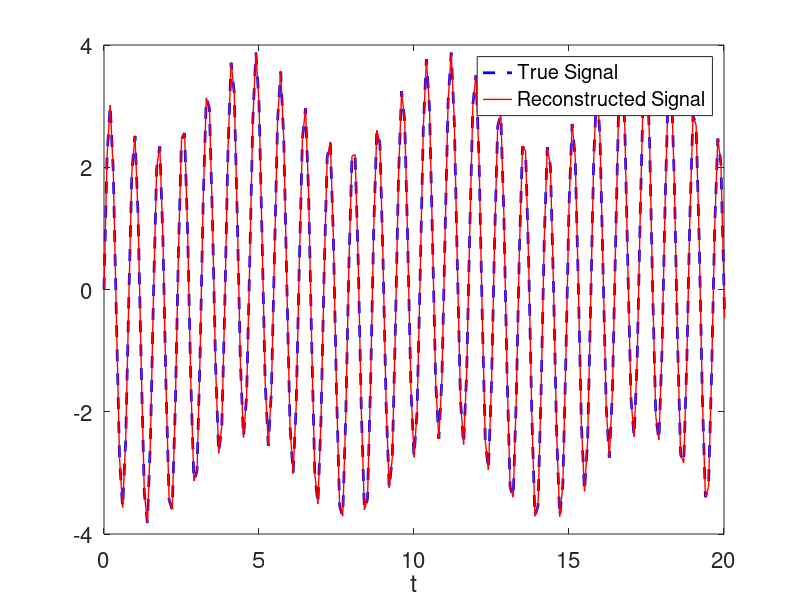

The MATLAB source for this figure: (Note: this script raises an error after producing the figure.)
% -------------------------------------------------------------------------
% Time-Delay Coordinate Dynamic Mode Decomposition
%
% ADD DESCRIPTION HERE
%
% Author: Jason J. Bramburger
% -------------------------------------------------------------------------

%% Simple synthetic example -----------------------------------------------
% Applying delay-cordinate DMD to a simple signal which is a linear 
%  span of sines and cosines with random frequencies between 0 and 20.  

% Clean workspace
clear all; close all; clc

% Generate data
dt = 0.1;
t = 0:dt:40;
numOsc = 2; 
x = zeros(1,length(t));

% Randomize frequencies and choice of sine or cosine
om = randi([0 20],numOsc,1);
sin_or_cos = randi([0 1],numOsc,1);
coeffs = 10*rand(numOsc,1) - 5;

% Create signal: x(t) = c_1*f_1(om_1*t) + c_2*f_2(om_2*t) + ... 
%   f_i are randomized to be either sine or cosine
for i = 1:numOsc
   
    if sin_or_cos(i) == 1
        x = x + coeffs(i)*sin(om(i)*t);
    else
        x = x + coeffs(i)*cos(om(i)*t);
    end
    
end

% Hankel matrix
delays = 2*numOsc; % tau = delays - 1
xd = hankel(x(1:delays+1),x(delays+1:end))';

% x_n+1 = a_1*x_{n - d + 1} + a_2*x_{n - d + 2} ... a_d*x_{n}  
xnp1 = xd(:,delays+1);
xn = xd(:,1:delays);
a = xn\xnp1;

% Create predicted signal
xpred = zeros(length(x),1);
xpred(1:delays) = x(1:delays); %xpred(1) = x(1), ... , xpred(d) = x(d) 

for j = delays+1:length(x)
    for k = 1:delays
       xpred(j) = xpred(j) + a(k)*xpred(j-delays+k-1); 
    end
end

% Plot results
plot(t,x,'b--','LineWidth',2)
hold on
plot(t,xpred,'r','LineWidth',1)
xlabel('t')
set(gca,'Fontsize',16,'Xlim',[0, 20])
legend('True Signal','Reconstructed Signal')

%% Generate Nonlinear Oscillation Example ---------------------------------
% Applying delay-cordinate DMD to the highly nonlinear Van der Pol signal.  

% Clean workspace
clear all; close all; clc

% Simulate ODE
dt = 0.05;
t = 0:dt:200;
x0 = [2; 2];
[t, x] = ode45(@(t,x) VdP(t,x),t,x0);

% Plot solution
subplot(2,1,1) % x(t)
plot(t,x(:,1),'b','Linewidth',2)
xlabel('t')
ylabel('x(t)')
set(gca,'Fontsize',16)
axis tight

subplot(2,1,2) % y(t)
plot(t,x(:,2),'r','Linewidth',2)
xlabel('t')
ylabel('y(t)')
set(gca,'Fontsize',16)
axis tight

%% Time-Delay Coordinate DMD on VdP ---------------------------------------

close all

% Hankel matrix
delays = 1000;
xd = hankel(x(1:delays+1,1),x(delays+1:end,1))';

% x_n+1 = a_1*x_{n - d + 1} + a_2*x_{n - d + 2} ... a_d*x_{n}  
xnp1 = xd(:,delays+1);
xn = xd(:,1:delays);
a = xn\xnp1;

% Create predicted signal
xpred = zeros(length(x(:,1)),1);
xpred(1:delays) = x(1:delays,1); %xpred(1) = x(1), ... , xpred(d) = x(d) 

for j = delays+1:length(x)
    for k = 1:delays
       xpred(j) = xpred(j) + a(k)*xpred(j-delays+k-1); 
    end
end

% Plot results
figure('Position', [100, 500, 700, 250])
plot(t,x(:,1),'b--','LineWidth',2)
hold on
plot(t,xpred,'r','LineWidth',2)
xlabel('$t$','interpreter','latex')
title(['$\tau =$ ', num2str(delays)],'interpreter','latex')
set(gca,'Fontsize',16,'Xlim',[0, t(end)/2],'Ylim',[-2.2, 2.2])
legend('True Signal','Reconstructed Signal')

%% SVD on Hankel Matrix ---------------------------------------------------

close all

% Hankel matrix
delays = 1000;
xd = hankel(x(1:delays,1),x(delays:end,1));

% Apply SVD
[U, S, V] = svd(xd); % SVD of delay matrix

% Plot SVD Results
figure('Position', [100, 500, 700, 500])
subplot(3,1,1) % Singular values
plot(diag(S)/max(diag(S)),'ko','Linewidth',2)
ylabel('$\sigma_j/\sigma_1$','interpreter','latex')
title(['$\tau =$ ', num2str(delays)],'interpreter','latex')
set(gca,'Fontsize',16,'Xlim',[0.9 min(delays+0.1,100+0.1)])

subplot(3,1,2) % Right-singular vectors
plot(t(1:end-delays+1),V(:,1),'r','Linewidth',2)
hold on
plot(t(1:end-delays+1),V(:,2),'b--','Linewidth',2)
xlabel('$t$','interpreter','latex')
set(gca,'Fontsize',16,'Xlim',[0 t(end-delays)])
legend('$v_1(t)$','$v_2(t)$','interpreter','latex')

subplot(3,1,3) % Right-singular vectors
plot(t(1:end-delays+1),V(:,3),'r','Linewidth',2)
hold on
plot(t(1:end-delays+1),V(:,4),'b--','Linewidth',2)
xlabel('$t$','interpreter','latex')
set(gca,'Fontsize',16,'Xlim',[0 t(end-delays)])
legend('$v_3(t)$','$v_4(t)$','interpreter','latex')

%% Time-Delay DMD on Low Rank Approximation of Hankel Matrix --------------

close all

% Find rank with 95% of energy
energy = 0;
energyTotal = sum(diag(S));
r = 0;
while energy <= 0.95
    r = r + 1;
    energy = energy + S(r,r)/energyTotal;
end

% Apply DMD to first r columns of V
X1 = V(1:end-1,1:r)';
X2 = V(2:end,1:r)'; 
[U2, S2, V2] = svd(X1,'econ');
A = U2'*X2*V2*diag(1./diag(S2));

% Plot eigenvalues of A
mu = eig(A);
plot(mu,'.','MarkerSize',10)
xlabel('Real Part','interpreter','latex')
ylabel('Imaginary Part','interpreter','latex')
title('Eigenvalues of the DMD Matrix','interpreter','latex')
set(gca,'Fontsize',16)


%% VdP Right-Hand-Side

function rhs = VdP(t,x)
    rhs = [x(2); -x(1) + 10*(1 - x(1)^2)*x(2)];
end
